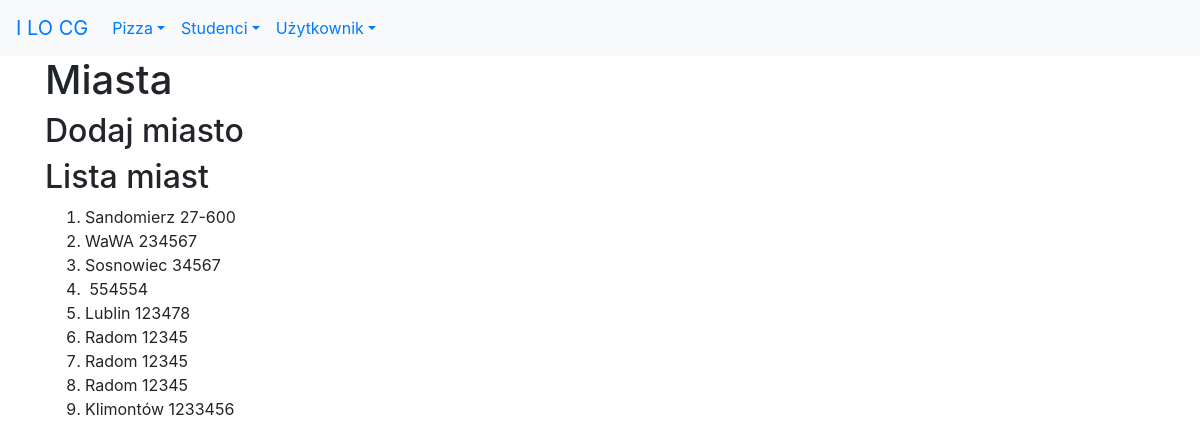
/studenci/miasta/, run on the app's committed database.
### studenci/models.py (models this page shows, shortened)
class Miasto(models.Model):
    nazwa = models.CharField(verbose_name='miasto', max_length=30)
    kod = models.CharField(max_length=6, help_text="Wpisz kod pocztowy")
    class Meta:
        verbose_name_plural = "miasta"

### studenci/views.py (the view)
# urls.py: path('miasta/', views.miasta, name='miasta'),
def miasta(request):
    if request.method == 'POST':
        form = MiastaForm(request.POST)
        if form.is_valid():
            print(form.cleaned_data)
            m = Miasto(nazwa=form.cleaned_data['nazwa'], kod=form.cleaned_data['kod'])
            m.save()
            messages.success(request, "Dobrze!!!")
            return redirect(reverse('studenci:miasta'))
        else:
            messages.error(request, "Ło ty oszukisto skubany!!!")
    else:
        form = MiastaForm()
    miasta = Miasto.objects.all()
    kontekst = {'miasta': miasta, 'form': form}
    return render(request, 'studenci/miasta.html', kontekst)

### studenci/templates/studenci/miasta.html (shortened to what this page needs)
{% extends 'szablon.html' %}
{% block naglowek %}Miasta{% endblock naglowek %}
{% block tresc %}
<h2>Dodaj miasto</h2>
<h2>Lista miast</h2>
<ol>
    {% for miasto in miasta %}
        <li>{{ miasto.nazwa }}&nbsp;{{ miasto.kod }}</li>
    {% endfor %}
</ol>
{% endblock tresc %}

### data on the page
Miasto: nazwa "Sandomierz", kod "27-600"
Miasto: nazwa "WaWA", kod "234567"
Miasto: nazwa "Sosnowiec", kod "34567"
Miasto: kod "554554"
Miasto: nazwa "Lublin", kod "123478"
Miasto: nazwa "Radom", kod "12345"
Miasto: nazwa "Radom", kod "12345"
Miasto: nazwa "Radom", kod "12345"
Miasto: nazwa "Klimontów", kod "1233456"
